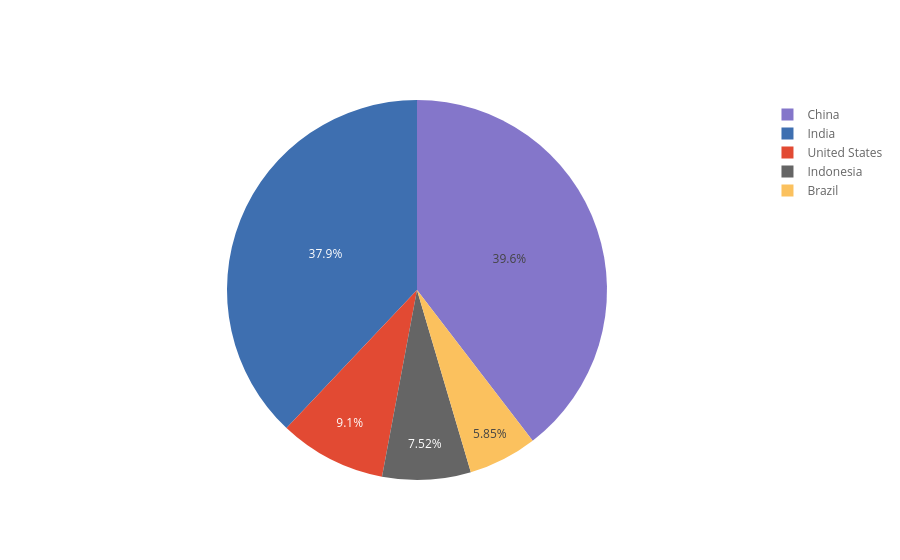

This figure's notebook cell:
### Code cell
df_pivot_2020.iplot(kind='pie', values='2020', labels='country')

### Figure 1 — Plotly figure (JSON) as saved in the notebook; plotly's stock layout.template omitted (floating-point values rounded to 4 significant figures)
{"data": [{"labels": ["United States", "India", "China", "Indonesia", "Brazil"], "marker": {"colors": ["rgba(226, 74, 51, 1.0)", "rgba(62, 111, 176, 1.0)", "rgba(132, 118, 202, 1.0)", "rgba(101, 101, 101, 1.0)", "rgba(251, 193, 94, 1.0)"]}, "name": "", "type": "pie", "values": [331002651, 1380004385, 1439323776, 273523615, 212559417]}], "layout": {"autosize": true, "legend": {"bgcolor": "#FFFFFF", "font": {"color": "#666666"}}, "paper_bgcolor": "#FFFFFF", "plot_bgcolor": "#E5E5E5", "title": {"font": {"color": "#151516"}}}}
